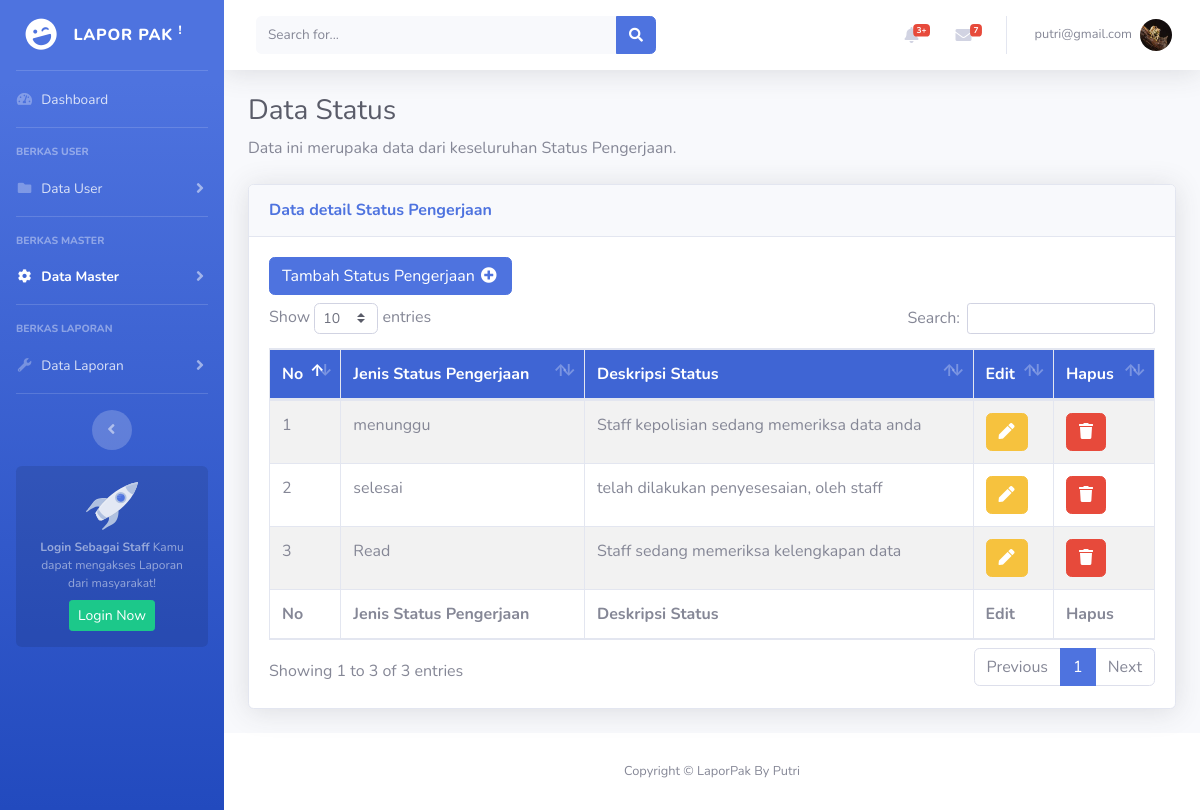
The app's page /superadmin/tbl_status.php (signed in), older data.
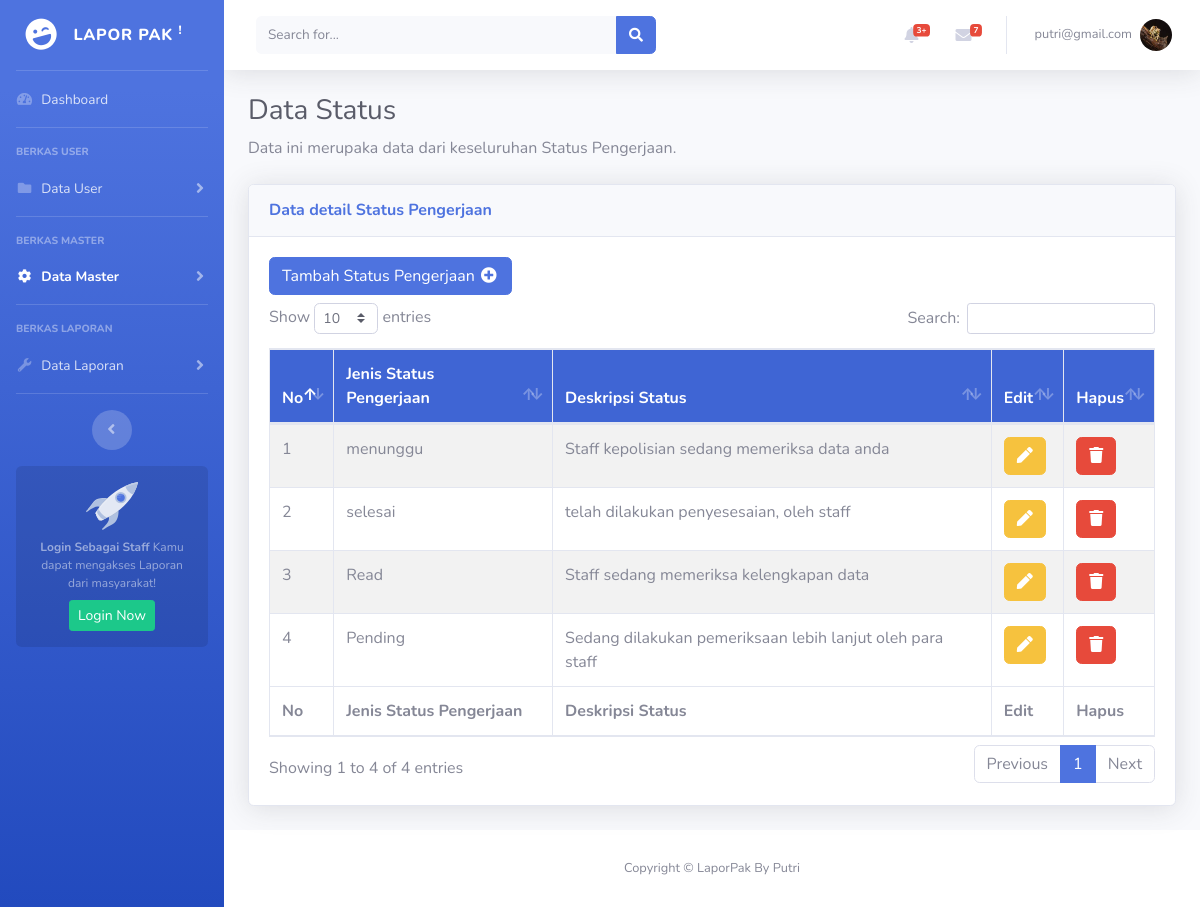
The same page, newer data.
### tables this page shows
CREATE TABLE `status` (
  `id_status` int(11) NOT NULL,
  `nama_status` varchar(100) NOT NULL,
  `colour` varchar(100) NOT NULL,
  `deskripsi_status` text NOT NULL
);

### superadmin/tbl_status.php (the view, shortened to what this page needs)
<?php
include 'header.php';
?>
<div class="container-fluid">
    <h1 class="h3 mb-2 text-gray-800">Data Status</h1>
    <p class="mb-4">Data ini merupaka data dari keseluruhan Status Pengerjaan.</p>
    <div class="card shadow mb-4">
        <div class="card-header py-3">
            <h6 class="m-0 font-weight-bold text-primary">Data detail Status Pengerjaan</h6>
        </div>
        <div class="card-body">
            <div class="table-responsive table-striped">
                <div class="mb-2">
                    <a href="form-add-status.php" class="btn btn-primary">Tambah Status Pengerjaan <i class="fas fa-fw fa-plus-circle"></i> </a>
                </div>
                <table class="table table-bordered " id="dataTable" width="100%" cellspacing="0">
                    <thead style="background-color: #3f65d4; color: #FFFFFF;">
                        <tr>
                            <th>No</th>
                            <th>Jenis Status Pengerjaan</th>
                            <th>Deskripsi Status</th>
                            <th>Edit</th>
                            <th>Hapus</th>
                        </tr>
                    </thead>
                    <tfoot>
                        <tr>
                            <th>No</th>
                            <th>Jenis Status Pengerjaan</th>
                            <th>Deskripsi Status</th>
                            <th>Edit</th>
                            <th>Hapus</th>
                        </tr>
                    </tfoot>
                    <tbody>
                        <?php
                        include "../koneksi.php";
                        $sql = "SELECT * FROM status;";
                        $query = mysqli_query($konek, $sql) or die("SQL Anda Salah");
                        $nomor = 0;
                        while ($data = mysqli_fetch_array($query)) {
                            $nomor++;
                        ?>
                            <tr>
                                <td><?= $nomor ?></td>
                                <td><?= $data['nama_status'] ?></td>
                                <td><?= $data['deskripsi_status'] ?></td>
                                <td><a href='form-update-status.php?statusku=<?php echo $data['id_status']; ?>' class='btn btn-warning '><i class="fas fa-pen"></i></a>
                                </td>
                                <td><a href='delete/status.php?statusku=<?php echo $data['id_status']; ?>' class='btn btn-danger '><i class="fas fa-trash"></i></a>
                                </td>
                            </tr>
                        <?php } ?>
                    </tbody>
                </table>
            </div>
        </div>
    </div>
</div>
</div>
<?php
include 'footer.php';
?>

Row changes from the older to the newer data that the page shows:
added status: nama_status "Pending", deskripsi_status "Sedang dilakukan pemeriksaan lebih lanjut oleh para staff"
Text that changed along with them:
text written by a page script: "Show entries Search: Showing 1 to 3 of 3 entries Previous 1 Next" → "Show entries Search: Showing 1 to 4 of 4 entries Previous 1 Next"
